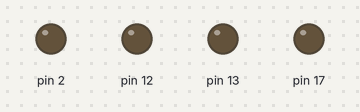
This sketch was run on a simulated Arduino Uno, built with avr-gcc and run on an emulated ATmega328P. Shown: output pins drawn as LEDs (lit = HIGH).

Above: at 0.4 s.
At 1.8 s:
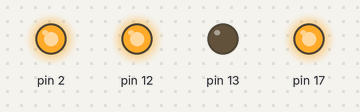
At 2.7 s:
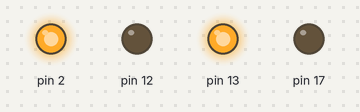
At 3.4 s:
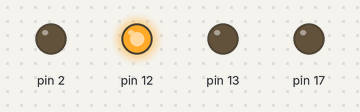
At 4.2 s:
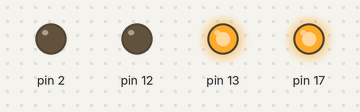
At 5.3 s:
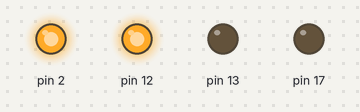
Timing chart, 0 to 6.9 s (numbered marks = the images above):
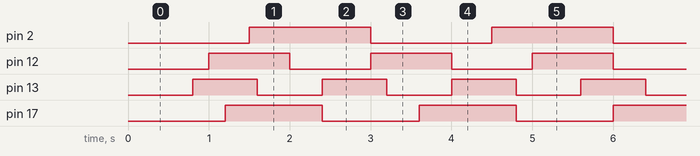

The sketch:

Labb2.ino
```cpp
volatile uint8_t* ddrb = (volatile uint8_t*)0x24; // Data Direction Register för port B
volatile uint8_t* portb = (volatile uint8_t*)0x25; // Port B register för att kontrollera utgångar

volatile uint8_t* ddrc = (volatile uint8_t*)0x27; // Data Direction Register för port C
volatile uint8_t* portc = (volatile uint8_t*)0x28; // Port C register för att kontrollera utgångar

volatile uint8_t* ddrd = (volatile uint8_t*)0x2A; // Data Direction Register för port D
volatile uint8_t* portd = (volatile uint8_t*)0x2B; // Port D register för att kontrollera utgångar

// Tidsstämplar för när varje lysdiod senast tändes
unsigned long previousTimeBuiltInLed = 0; // För den inbyggda lysdioden
unsigned long previousTimePortB = 0; // För den externa lysdioden på port B (PB4)
unsigned long previousTimePortC = 0; // För lysdioden på port C (PC3)
unsigned long previousTimePortD = 0; // För lysdioden på port D (PD2)

// Intervall för varje lysdiod (i millisekunder)
int intervalBuiltInLed = 800; // Intervall för den inbyggda lysdioden
int intervalPortB = 1000; // Intervall för den externa lysdioden på port B (PB4)
int intervalPortC = 1200; // Intervall för lysdioden på port C (PC3)
int intervalPortD = 1500; // Intervall för lysdioden på port D (PD2)

void setup() {
  // Sätt utgång för varje lysdiod
  *ddrb |= (1 << 4); // PB4 (externa lysdioden)
  *ddrb |= (1 << 5); // PB5 (inbyggd lysdiod)
  *ddrc |= (1 << 3); // PC3
  *ddrd |= (1 << 2); // PD2
}

void loop() {
  unsigned long currentMillis = millis(); // Aktuell tid

  // Kontrollera om det är dags att tända eller släcka den inbyggda lysdioden
  if (currentMillis - previousTimeBuiltInLed >= intervalBuiltInLed) {
    // Tänd eller släck den inbyggda lysdioden
    PORTB ^= (1 << 5); // Toggla PB5 (inbyggda lysdioden)
    // Uppdatera tidsstämpeln för den inbyggda lysdioden
    previousTimeBuiltInLed = currentMillis;
  }

  // Kontrollera om det är dags att tända eller släcka den externa lysdioden på port B (PB4)
  if (currentMillis - previousTimePortB >= intervalPortB) {
    // Tänd eller släck den externa lysdioden på port B (PB4)
    PORTB ^= (1 << 4); // Toggla PB4 (externa lysdioden)
    // Uppdatera tidsstämpeln för den externa lysdioden på port B (PB4)
    previousTimePortB = currentMillis;
  }

  // Kontrollera om det är dags att tända eller släcka lysdioden på port C (PC3)
  if (currentMillis - previousTimePortC >= intervalPortC) {
    // Tänd eller släck lysdioden på port C (PC3)
    PORTC ^= (1 << 3); // Toggla PC3
    // Uppdatera tidsstämpeln för lysdioden på port C (PC3)
    previousTimePortC = currentMillis;
  }

  // Kontrollera om det är dags att tända eller släcka lysdioden på port D (PD2)
  if (currentMillis - previousTimePortD >= intervalPortD) {
    // Tänd eller släck lysdioden på port D (PD2)
    PORTD ^= (1 << 2); // Toggla PD2
    // Uppdatera tidsstämpeln för lysdioden på port D (PD2)
    previousTimePortD = currentMillis;
  }
}
```

Measured:
- by itself, pin 2: alternates HIGH for 1.5 s and LOW for 1.5 s
- by itself, pin 12: alternates HIGH for 1.0 s and LOW for 1.0 s
- by itself, pin 13: alternates HIGH for 0.80 s and LOW for 0.80 s
- by itself, pin 17: alternates HIGH for 1.2 s and LOW for 1.2 s
